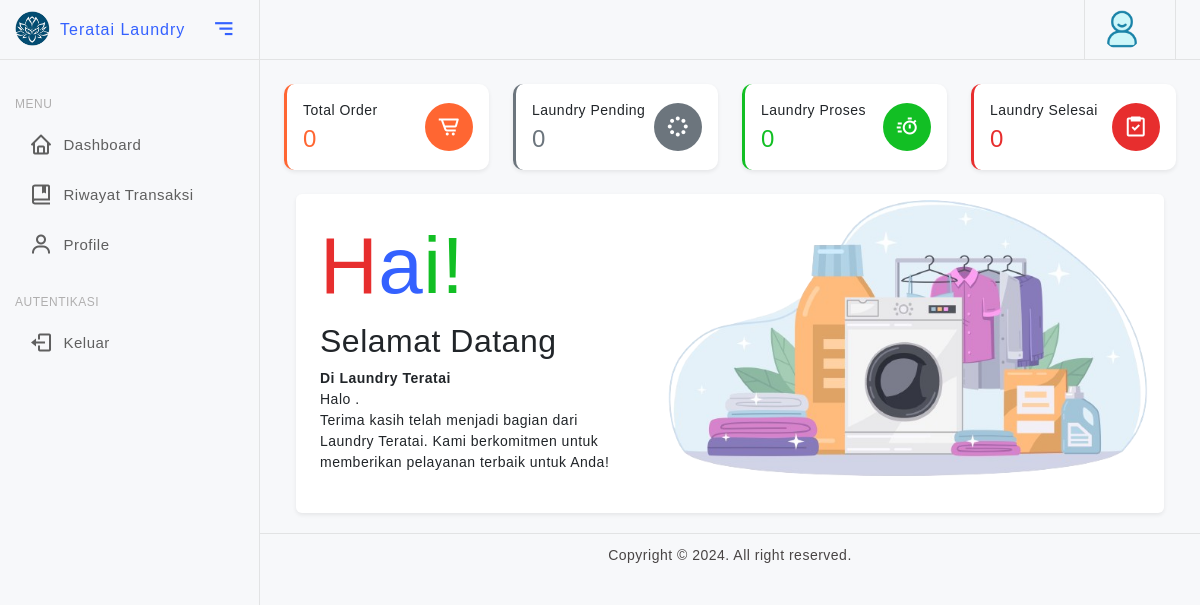
Page /dashboard.php (signed in) on the committed database.
### tables this page shows
CREATE TABLE
  `pengaturan` (
    `id` int (11) NOT NULL,
    `nama_usaha` varchar(100) DEFAULT NULL,
    `alamat` text DEFAULT NULL,
    `email` varchar(100) DEFAULT NULL,
    `no_telepon` varchar(20) DEFAULT NULL
  );

CREATE TABLE
  `hak_akses` (
    `id` int (11) NOT NULL,
    `role_id` int (11) NOT NULL,
    `menu_id` int (11) NOT NULL
  );

CREATE TABLE
  `menu` (
    `menu_id` int (11) NOT NULL,
    `nama_menu` varchar(20) DEFAULT NULL,
    `direktori` varchar(20) DEFAULT NULL,
    `icon` varchar(50) DEFAULT NULL
  );

### classes/DB.php (called while the page is built, shortened)
<?php
class DB
{
    private static $instance = null;
    private $conn;
    private function __construct()
    {
        $database = new Database();
        $this->conn = $database->connection();
    }
    public static function getInstance()
    {
        if (!self::$instance) {
            self::$instance = new DB();
        }
        return self::$instance;
    }
    public function connection()
    {
        return $this->conn;
    }
}

### config/connection.php (called while the page is built, shortened)
<?php
class Database
{
    private $host = "localhost:3307";
    private $user = "root";
    private $pass = "root";
    private $db = "laundry";
    public function connection()
    {
        $this->conn = null;
        try {
            $this->conn = new PDO("mysql:host=" . $this->host . ";dbname=" . $this->db, $this->user, $this->pass);
            $this->conn->setAttribute(PDO::ATTR_ERRMODE, PDO::ERRMODE_EXCEPTION);
            $this->conn->exec("set names utf8");
        } catch (PDOException $exception) {
            echo "Connection error: " . $exception->getMessage();
        }
        return $this->conn;
    }
}

### classes/Pengaturan.php (called while the page is built, shortened)
<?php
class Pengaturan
{
    private $conn;
    public function __construct()
    {
        $this->conn = DB::getInstance()->connection();
    }
    public function getPengaturan()
    {
        $query = "SELECT * FROM pengaturan";
        $stmt = $this->conn->prepare($query);
        $stmt->execute();
        return $stmt->fetch(PDO::FETCH_ASSOC);
    }
}

### classes/Menu.php (called while the page is built, shortened)
<?php
class Menu
{
    private $conn;
    public function __construct()
    {
        $this->conn = DB::getInstance()->connection();
    }
    public function read($role_id)
    {
        $query = "SELECT
                    men.direktori as dir_menu,
                    sub.direktori as dir_submenu,
                    men.*,
                    sub.*,
                    ha.*
                FROM
                    menu men
                LEFT JOIN submenu sub ON
                    men.menu_id = sub.menu_id
                LEFT JOIN hak_akses ha ON
                    men.menu_id = ha.menu_id
                WHERE
                    ha.role_id = :role_id
                ORDER BY
                    men.menu_id ASC";
        $stmt = $this->conn->prepare($query);
        $stmt->bindParam(':role_id', $role_id);
        $stmt->execute();
        $menu = [];
        while ($row = $stmt->fetch(PDO::FETCH_ASSOC)) {
            if (is_null($row['submenu_id'])) {
                $menu[$row['menu_id']]['nama_menu'] = $row['nama_menu'];
                $menu[$row['menu_id']]['direktori'] = $row['dir_menu'];
                $menu[$row['menu_id']]['icon'] = $row['icon'];
            }
        }
        return $menu;
    }
}

### dashboard.php (the view, shortened to what this page needs)
<?php
require_once 'config/connection.php';
require_once 'classes/DB.php';
require_once 'classes/Menu.php';
require_once 'classes/Pengaturan.php';
$set = new Pengaturan();
$set = $set->getPengaturan();
?>
<!doctype html>
<html lang="en">
<head>
    <link href="assets/plugins/vectormap/jquery-jvectormap-2.0.2.css" rel="stylesheet" />
    <link href="assets/plugins/simplebar/css/simplebar.css" rel="stylesheet" />
    <link href="assets/plugins/perfect-scrollbar/css/perfect-scrollbar.css" rel="stylesheet" />
    <link href="assets/plugins/metismenu/css/metisMenu.min.css" rel="stylesheet" />
    <link href="assets/plugins/datatable/css/dataTables.bootstrap5.min.css" rel="stylesheet" />
    <link rel="stylesheet" href="assets/plugins/notifications/css/lobibox.min.css" />
    <link href="assets/plugins/select2/css/select2.min.css" rel="stylesheet" />
    <link href="assets/plugins/select2/css/select2-bootstrap4.css" rel="stylesheet" />
    <link href="assets/css/bootstrap.min.css" rel="stylesheet" />
    <link href="assets/css/bootstrap-extended.css" rel="stylesheet" />
    <link href="assets/css/style.css" rel="stylesheet" />
    <link href="assets/css/icons.css" rel="stylesheet">
    <link href="assets/css/fonts-google.css" rel="stylesheet">
    <link href="assets/css/pace.min.css" rel="stylesheet" />
</head>
<body>
    <div class="wrapper">
        <header class="top-header">
            <nav class="navbar navbar-expand gap-3">
                <div class="top-navbar-right ms-auto">
                    <div class="dropdown dropdown-user-setting">
                        <a class="dropdown-toggle dropdown-toggle-nocaret" href="#" data-bs-toggle="dropdown">
                            <div class="user-setting d-flex align-items-center gap-3">
                                <?php if ($_SESSION['role_id'] == 1) : ?>
                                    <img src="assets/images/avatars/avatar-pemilik.png" class="user-img" alt="">
                                <?php else : ?>
                                    <img src="assets/images/avatars/avatar-pelanggan.png" class="user-img" alt="">
                                <?php endif; ?>
                            </div>
                        </a>
                    </div>
                </div>
            </nav>
        </header>
        <aside class="sidebar-wrapper" data-simplebar="true">
            <div class="sidebar-header">
                <div>
                    <img src="assets/images/laundry-logo.png" class="logo-icon" alt="logo icon">
                </div>
                <div>
                    <h4 class="logo-text fs-6"><?= ucwords($set['nama_usaha']) ?></h4>
                </div>
                <div class="toggle-icon ms-auto"><i class="bx bx-menu-alt-right"></i>
                </div>
            </div>
            <ul class="metismenu" id="menu">
                <li class="menu-label">Menu</li>
                <?php
                $menu = new Menu();
                $menus = $menu->read($_SESSION['role_id']);
                ?>
                <li class="<?= isset($_GET['mydashboard']) ? 'mm-active' : '' ?>">
                    <a href="?mydashboard" id="btn-mydashboard">
                        <div class="parent-icon"><i class="bx bx-home fs-4"></i>
                        </div>
                        <div class="menu-title">Dashboard</div>
                    </a>
                </li>
                <?php foreach ($menus as $men) : ?>
                    <?php if (isset($men['submenu'])) : ?>
                        <li class="<?= isset($_GET['sub']) && $_GET['page'] == $men['nama_menu'] ? 'mm-active' : '' ?>">
                            <a href="javascript:;" class="has-arrow">
                                <div class="parent-icon"><i class="<?= $men['icon'] ?>"></i>
                                </div>
                                <div class="menu-title"><?= ucwords($men['nama_menu']) ?></div>
                            </a>
                            <ul>
                                <?php foreach ($men['submenu'] as $submenu) : ?>
                                    <li class="<?= isset($_GET['sub']) && $_GET['sub'] == $submenu['direktori'] && $_GET['page'] == $men['nama_menu'] ? 'mm-active' : '' ?>"> <a href="?page=<?= $men['nama_menu'] ?>&sub=<?= $submenu['direktori'] ?>"><i class="bx bx-radio-circle fs-4"></i><?= ucwords($submenu['nama_submenu']) ?></a>
                                    </li>
                                <?php endforeach; ?>
                            </ul>
                        </li>
                    <?php else : ?>
                        <li class="<?= isset($_GET['page']) && $_GET['page'] == $men['nama_menu'] ? 'mm-active' : '' ?>">
                            <a href="?page=<?= $men['direktori'] ?>">
                                <div class="parent-icon"><i class="<?= $men['icon'] ?>"></i>
                                </div>
                                <div class="menu-title"><?= ucwords($men['nama_menu']) ?></div>
                            </a>
                        </li>
                    <?php endif; ?>
                <?php endforeach; ?>
                <li class="menu-label">Autentikasi</li>
                <li>
                    <a href="javascript:void(0)" onclick="Logout()">
                        <div class="parent-icon"><i class="bx bx-log-out fs-4"></i>
                        </div>
                        <div class="menu-title">Keluar</div>
                    </a>
                </li>
            </ul>
        </aside>
        <main class="page-content">
            <?php
            $page = isset($_GET['page']) ? $_GET['page'] : '';
            $sub = isset($_GET['sub']) ? $_GET['sub'] : '';
            if ($page == '') {
                include 'menus/main.php';
            } else if (isset($_GET['mydashboard'])) {
                include 'menus/main.php';
            } else {
                if ($sub == '') {
                    include 'menus/' . $page . '.php';
                } else {
                    include 'menus/' . $page . '/' . $sub . '.php';
                }
            }
            ?>
        </main>
        <footer class="footer">
            <div class="footer-text">
                Copyright &copy; <?= date('Y') ?>. All right reserved.
            </div>
        </footer>
    </div>
</body>
</html>

### assets/css/style.css (style rules this page uses)
body { font-size: 14px; color: #4c5258; letter-spacing: .5px; font-family: Roboto, sans-serif; background-color: #f7f8fa; overflow-x: hidden; }
.wrapper { width: auto; position: relative }
a { text-decoration: none; }
::placeholder { opacity: 0.4 !important; }
.top-header .navbar { position: fixed; top: 0; left: 260px; right: 0; background-color: #f7f8fa; border-bottom: 1px solid #e2e3e4; background-clip: padding-box; height: 60px; z-index: 10; padding: 0 1.5rem; transition: all .2s; }
.dropdown-toggle-nocaret:after { display: none }
.top-header .navbar .user-setting { border-left: 1px solid #e2e3e4; border-right: 1px solid #e2e3e4; border-bottom: 1px solid #e2e3e4; background-color: #f7f8fa; height: 60px; padding: 0 16px; z-index: 1; position: relative; }
.top-header .navbar .user-img { width: 42px; height: 42px; border-radius: 50%; }
.footer { position: absolute; left: 260px; right: 0; bottom: 0; padding: 0.7rem; color: #484444; background-color: #f7f8fa; border-top: 1px solid #e2e3e4; text-align: center; transition: .3s all; }
.sidebar-wrapper { position: fixed; top: 0; left: 0; width: 260px; height: 100%; background-color: #f7f8fa; background-clip: padding-box; border-right: 1px solid #e2e3e4; transition: all .2s; z-index: 16; }
.sidebar-wrapper .sidebar-header { width: 260px; height: 60px; display: flex; align-items: center; position: fixed; top: 0; bottom: 0; padding: 0 15px; z-index: 5; background-color: #f7f8fa; border-right: 1px solid #e2e3e4; border-bottom: 1px solid #e4e4e4; background-clip: padding-box; transition: all .2s; }
.sidebar-wrapper .sidebar-header .logo-icon { width: 35px; }
.sidebar-wrapper .sidebar-header .logo-text { font-size: 24px; margin-left: 10px; margin-bottom: 0; letter-spacing: 1px; color: #3461ff; }
.toggle-icon { font-size: 26px; cursor: pointer; color: #3461ff; font-weight: 500; display: flex; align-items: center; justify-content: center; width: 40px; height: 40px; border-radius: 50%; }
.sidebar-wrapper ul { padding: 0; margin: 0; list-style: none; background: 0 0 }
.sidebar-wrapper .metismenu { background: 0 0; display: -webkit-box; display: -ms-flexbox; display: flex; padding: 10px; margin-top: 60px; -webkit-box-orient: vertical; -webkit-box-direction: normal; -ms-flex-direction: column; flex-direction: column }
.sidebar-wrapper .metismenu li+li { margin-top: 5px }
.sidebar-wrapper .metismenu li:first-child { margin-top: 5px }
.sidebar-wrapper .metismenu li:last-child { margin-bottom: 5px }
.sidebar-wrapper .metismenu>li { display: -webkit-box; display: -ms-flexbox; display: flex; -webkit-box-orient: vertical; -webkit-box-direction: normal; -ms-flex-direction: column; flex-direction: column; position: relative }
.sidebar-wrapper .metismenu a { position: relative; display: flex; align-items: center; justify-content: left; padding: 10px 15px; border-radius: 4px; font-size: 15px; color: #5f5f5f; outline-width: 0; text-overflow: ellipsis; overflow: hidden; letter-spacing: .5px; border-left: 4px solid rgb(255 255 255 / 0%); transition: all .2s ease-out }
.sidebar-wrapper .metismenu a .parent-icon { font-size: 18px; line-height: 1 }
.sidebar-wrapper .metismenu a .menu-title { margin-left: 10px }
.menu-label { padding: 20px 15px 5px 5px; color: #b0afaf; text-transform: uppercase; font-size: 12px; letter-spacing: .5px }
.page-content { margin-left: 260px; margin-top: 60px; padding: 1.5rem 1.5rem 2.5rem 1.5rem; transition: all .2s; }

### rows in the picture
pengaturan: nama_usaha "Teratai Laundry"
hak_akses: menu.nama_menu "Riwayat Transaksi"
hak_akses: menu.nama_menu "Profile"

### other values in the picture
$byStatus['total_order'] "0"
$byStatus['order_pending'] "0"
$byStatus['order_proses'] "0"
$byStatus['order_selesai'] "0"
